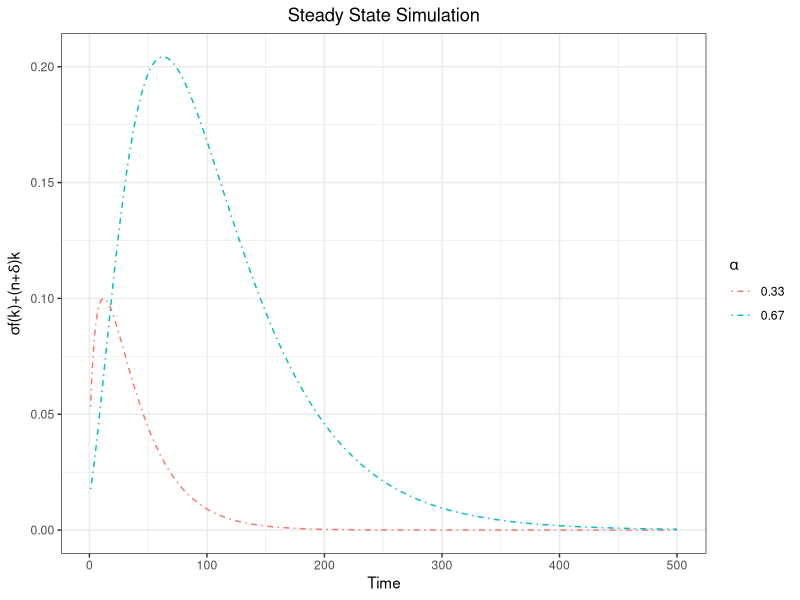

Source code (R):
## ---- chunk 1
knitr::opts_chunk$set(echo = TRUE, message = F)
library(dplyr)
library(reshape2)
library(ggplot2)
## ---- chunk 2
#given parameters
k0 = 0.05
l0 = 1
sigma = 0.15
n = 0.02
delta = 0.03

## ---- chunk 3
#construct table

#create function calculating wanted result under steady state assumption 
dif.cal = function(alpha){
k = numeric()
l = numeric()
k[1] = k0
l[1] = l0
i = 1
dif = numeric()
dif[1] = 1

#the difference is the loop stop standard, where the difference defined in the note
#should be 0, but what we want is just to show the convergency not the exact 0
while(!any(dif < 0.00000001)) {
capital = k[i]
labor = l[i]
#update difference, labor and capital for each year
dif[i+1] = sigma*(capital/labor)^alpha - (n+delta)*capital/labor
k[i+1] = k[i] + sigma*(k[i])^(alpha) *(l[i])^(1-alpha) - delta*k[i]
l[i+1] = (1+n)^(i+1)
i = i + 1
}
return(dif)
}

#when alpha = 0.33
dif1 = dif.cal(0.33)[-1]
df1 = data.frame(s = seq_along(dif1[1:500]), dif1[1:500])
colnames(df1) = c('x', 'y')

#when alpha = 0.67
dif2 = dif.cal(0.67)[-1]
df2 = data.frame(s = seq_along(dif2[1:500]), dif2[1:500])
colnames(df2) = c('x', 'z')

#create data frame with long format
df.tot = left_join(df1, df2)

df.long = melt(df.tot, id.vars = 'x')
df.long$variable = c(rep('0.33', 500), rep('0.67', 500))

#create plot(time series)
ggplot(df.long, aes(x = x, y = value, col = variable)) +
  geom_line(linetype = "dotdash") + 
  labs(x = 'Time', y = expression(paste(sigma,
                              'f(k)', "+", "(n+", delta, ')','k', sep = "")), 
       col = expression(alpha), title = "Steady State Simulation") +
  theme_bw() +
  theme(plot.title = element_text(hjust = 0.5))

